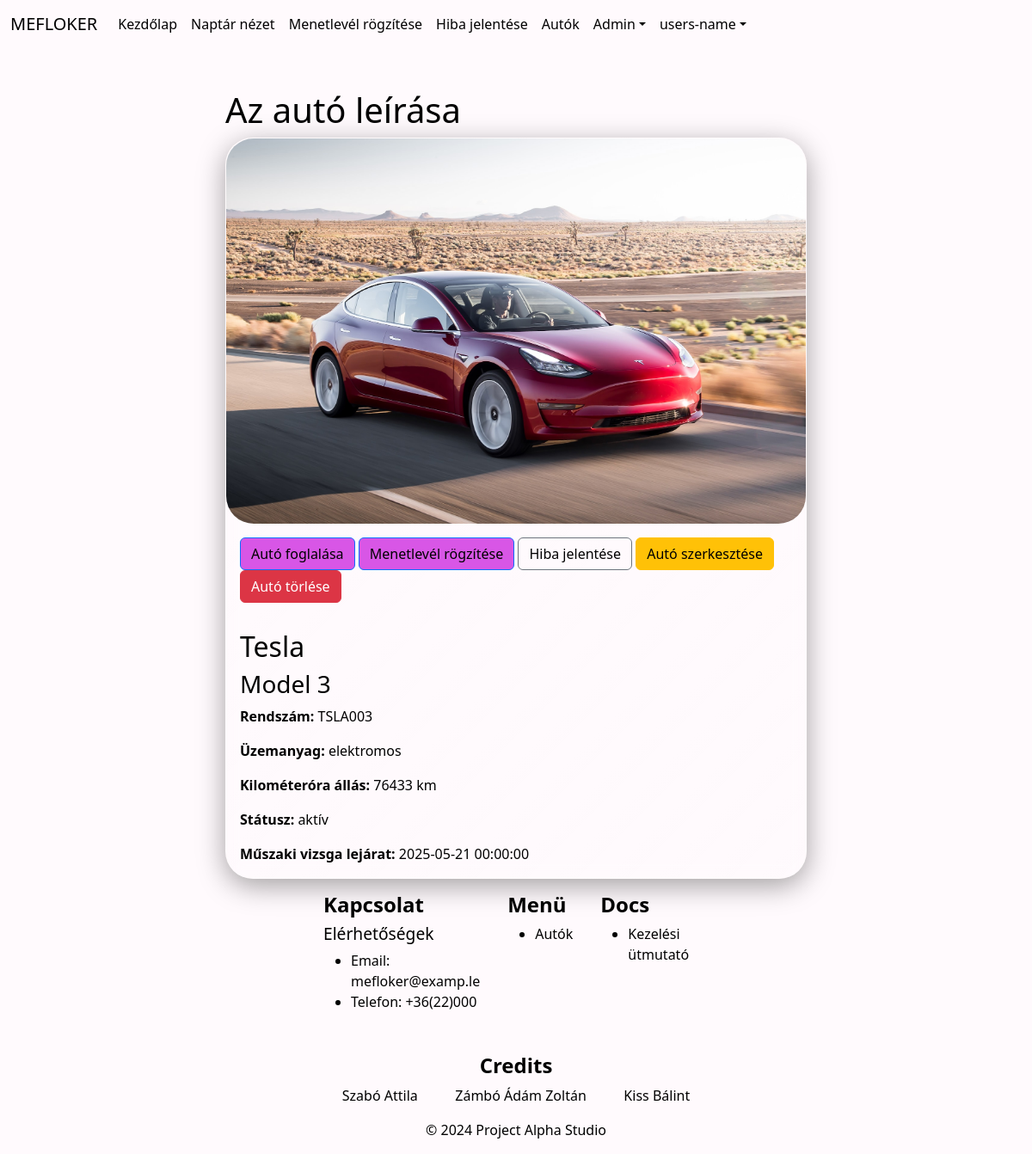
Screenshot of /cars/car/TSLA003 with the database file from the repository.
### models/datamodels.py (models this page shows)
class Car(db.Model):
    __tablename__ = 'cars'
    id = db.Column(db.Integer, primary_key=True)
    licence_plate = db.Column(db.String(7), unique=True, nullable=False)
    brand = db.Column(db.String(20), nullable=False)
    model = db.Column(db.String(30), nullable=False)
    type = db.Column(db.String(20), nullable=False)
    image = db.Column(db.String, nullable=True)  # Tárolhatsz képeket fájlként
    fuel = db.Column(db.String(20), nullable=False)
    mileage = db.Column(db.Integer, nullable=False)
    status = db.Column(db.String(20), nullable=False)
    time_stamp = db.Column(db.DateTime, default=datetime.utcnow)
    technical_inspection_end_date = db.Column(db.DateTime)

### routes/cars.py (the view)
@cars_bp.route('/car/<car_licence_plate>')
def display_car(car_licence_plate):
    car = Car.query.filter_by(licence_plate=car_licence_plate).first_or_404()
    return render_template('display_car.html', car=car)

### templates/display_car.html
{% extends "base.html" %}
{% block nav_buttons %}
<li class="nav-item">
    <a class="nav-link" href="{{ url_for('main.index') }}">Kezdőlap</a>
  </li>
<li class="nav-item">
    <a class="nav-link" href="{{ url_for('calendar.calendar') }}">Naptár nézet</a>
  </li>
  <li class="nav-item">
    <a class="nav-link" href="{{ url_for('waybills.waybill') }}">Menetlevél rögzítése</a>
  </li>
  <li class="nav-item">
    <a class="nav-link" href="{{ url_for('issuereportings.issuereporting') }}">Hiba jelentése</a>
  </li>
{% endblock %}
{% block content %}
<div class="container mt-5 car-item-container">
    <h1>Az autó leírása</h1>
    <div class="glasseffect car">
        <div class="car-img">
          <img src="{{ url_for('static', filename='uploads/' + (car.image if car.image else 'placeholder.jpg')) }}" alt="Kép az autóról">
        </div>
        <div class="car-buttons">
            <a class="btn btn-primary" href="">Autó foglalása</a>
            <a class="btn btn-primary" href="{{ url_for('waybills.waybill') }}">Menetlevél rögzítése</a>
            <a class="btn btn-secondary" href="">Hiba jelentése</a>
            <a class="btn btn-warning">Autó szerkesztése</a>
            <a class="btn btn-danger">Autó törlése</a>
        </div>
        <div class="car-details">
            <h2 id="car-brand">{{ car.brand }}</h2>
            <h3 id="car-model">{{ car.model }}</h3>
            <p class="card-text"><strong>Rendszám:</strong> {{ car.licence_plate }}</p>
            <p class="card-text"><strong>Üzemanyag:</strong> {{ car.fuel }}</p>
            <p class="card-text"><strong>Kilométeróra állás:</strong> {{ car.mileage }} km</p>
            <p class="card-text"><strong>Státusz:</strong> {{ car.status }}</p>
            <p class="card-text"><strong>Műszaki vizsga lejárat:</strong> {{ car.technical_inspection_end_date }}</p>
        </div>
    </div>
</div>
{% endblock %}

### static/Assets/Styles/style.css (style rules this page uses)
@media (prefers-color-scheme: light) { :root { --text: #000000; --background-img: url('../Images/'); --background-clr: #fffafd; --primary: #d856e6; --secondary: #88f584; --accent: #58f3dc; --pri-bg-clr: white; --sec-bg-clr: rgb(243, 243, 243); --table-border-clr: rgb(207, 207, 207); --shadow: rgba(0, 0, 0, 0.1); --car-licence-plate-clr: rgb(86, 166, 197); } }
* { margin: 0; padding: 0; box-sizing: border-box; }
body { background-image: var(--background-img); background-color: var(--background-clr); color: var(--text); background-size: cover; }
a { text-decoration: none; color: var(--text); }
.navbar-pry, .navbar-brand, .nav-link { color: var(--text); }
.bg-primary, .btn-primary { background: var(--primary); color: var(--text); }
.bg-secondary, .btn-secondary { background: var(--background); color: var(--text); }
.navbar a { transition: color 0.3s ease; }
.glasseffect { background: linear-gradient(135deg, rgba(255, 255, 255, 0.1), rgba(255,255,255,0)); backdrop-filter: blur(10px); -webkit-backdrop-filter: blur(20px); border: solid 1px rgba(255, 255, 255, 0.18); box-shadow: 0 8px 32px 0 rgba(0, 0, 0, 0.37); border-radius: var(--car-card-border-rad); }

### static/Assets/Styles/car-card.css (style rules this page uses)
:root { --car-card-height: 17em; --car-card-width: 100%; --car-card-border-rad: 2em; }

### static/Assets/Styles/car-item.css (style rules this page uses)
.car-item-container { max-width: 700px; }
.car-item-container a { text-decoration: none; cursor: pointer; transition: transform 0.2s; }
.car-img { display: flex; justify-content: center; align-items: center; border-radius: var(--car-card-border-rad); overflow: hidden; }
.car-img img { width: 100%; }
.car-buttons { padding: 1em; }
.car-details { padding: 1em; }

### rows the page displays
Car: image (picture), brand "Tesla", model "Model 3", licence_plate "TSLA003", fuel "elektromos", mileage "76433", status "aktív", technical_inspection_end_date "2025-05-21 00:00:00"
